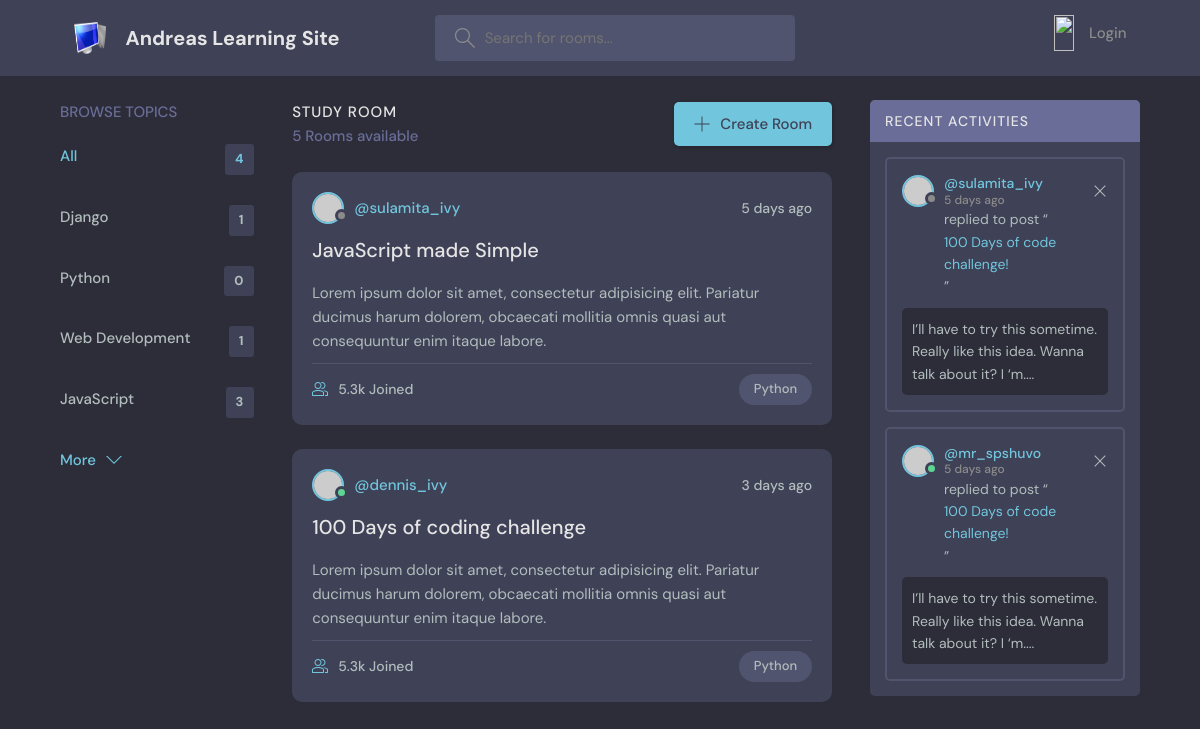
The page / on the database its author committed.
### base/models.py (models this page shows, shortened)
class Topic(models.Model):
    name = models.CharField(max_length =150)

### base/views.py (the view)
# urls.py: path('', views.home, name="home"),
def home(request):
    q = request.GET.get('q') if request.GET.get('q') != None else ''
    rooms = Room.objects.filter(
        Q(topic__name__icontains=q) |
        Q(name__icontains=q) |
        Q(description__icontains=q)
        )
    topics = Topic.objects.all()
    room_count = rooms.count()
    room_messages = Message.objects.filter(Q(room__topic__name__icontains = q))
    context = {'rooms':rooms, 'topics':topics, 'room_count':room_count,'room_messages':room_messages}
    return render( request, 'home.html', context)

### Templates/home.html (shortened to what this page needs)
{% include "main.html" %}
{% block cotent %}
    <main class="layout layout--3">
      <div class="container">
        {% include "topics.html"%}
        <div class="roomList">
          <div class="roomList__header">
            <div>
              <h2>Study Room</h2>
              <p>{{room_count}} Rooms available</p>
            </div>
            <a class="btn btn--main" href="create-room.html">
              <svg version="1.1" xmlns="http://www.w3.org/2000/svg" width="32" height="32" viewBox="0 0 32 32">
                <title>add</title>
                <path
                  d="M16.943 0.943h-1.885v14.115h-14.115v1.885h14.115v14.115h1.885v-14.115h14.115v-1.885h-14.115v-14.115z"
                ></path>
              </svg>
              Create Room
            </a>
          </div>
          <div class="roomListRoom">
            <div class="roomListRoom__header">
              <a href="profile.html" class="roomListRoom__author">
                <div class="avatar avatar--small">
                  <img src="https://randomuser.me/api/portraits/women/11.jpg" />
                </div>
                <span>@sulamita_ivy</span>
              </a>
              <div class="roomListRoom__actions">
                <span>5 days ago</span>
              </div>
            </div>
            <div class="roomListRoom__content">
              <a href="room.html">JavaScript made Simple</a>
              <p>
                Lorem ipsum dolor sit amet, consectetur adipisicing elit. Pariatur ducimus harum dolorem, obcaecati
                mollitia omnis quasi aut consequuntur enim itaque labore.
              </p>
            </div>
            <div class="roomListRoom__meta">
              <a href="room.html" class="roomListRoom__joined">
                5.3k Joined
              </a>
              <p class="roomListRoom__topic">Python</p>
            </div>
          </div>
          <div class="roomListRoom">
            <div class="roomListRoom__header">
              <a href="profile.html" class="roomListRoom__author">
                <div class="avatar avatar--small active">
                  <img src="https://randomuser.me/api/portraits/men/11.jpg" />
                </div>
                <span>@dennis_ivy</span>
              </a>
              <div class="roomListRoom__actions">
                <span>3 days ago</span>
              </div>
            </div>
            <div class="roomListRoom__content">
              <a href="room.html">100 Days of coding challenge</a>
              <p>
                Lorem ipsum dolor sit amet, consectetur adipisicing elit. Pariatur ducimus harum dolorem, obcaecati
                mollitia omnis quasi aut consequuntur enim itaque labore.
              </p>
            </div>
            <div class="roomListRoom__meta">
              <a class="roomListRoom__joined">
                5.3k Joined
              </a>
              <p class="roomListRoom__topic">Python</p>
            </div>
          </div>
        </div>
        <div class="activities">
          <div class="activities__header">
            <h2>Recent Activities</h2>
          </div>
          <div class="activities__box">
            <div class="activities__boxHeader roomListRoom__header">
              <a href="profile.html" class="roomListRoom__author">
                <div class="avatar avatar--small">
                  <img src="https://randomuser.me/api/portraits/women/11.jpg" />
                </div>
                <p>
                  @sulamita_ivy
                  <span>5 days ago</span>
                </p>
              </a>
              <div class="roomListRoom__actions">
                <a href="#">
                  <svg version="1.1" xmlns="http://www.w3.org/2000/svg" width="32" height="32" viewBox="0 0 32 32">
                    <title>remove</title>
                    <path
                      d="M27.314 6.019l-1.333-1.333-9.98 9.981-9.981-9.981-1.333 1.333 9.981 9.981-9.981 9.98 1.333 1.333 9.981-9.98 9.98 9.98 1.333-1.333-9.98-9.98 9.98-9.981z"
                    ></path>
                  </svg>
                </a>
              </div>
            </div>
            <div class="activities__boxContent">
              <p>replied to post “<a href="room.html">100 Days of code challenge!</a>”</p>
              <div class="activities__boxRoomContent">
                I’ll have to try this sometime. Really like this idea. Wanna talk about it? I ‘m....
              </div>
            </div>
          </div>
          <div class="activities__box">
            <div class="activities__boxHeader roomListRoom__header">
              <a href="profile.html" class="roomListRoom__author">
                <div class="avatar avatar--small active">
                  <img src="https://randomuser.me/api/portraits/men/13.jpg" />
                </div>
                <p>
                  @mr_spshuvo
                  <span>5 days ago</span>
                </p>
              </a>
              <div class="roomListRoom__actions">
                <a href="#">
                  <svg version="1.1" xmlns="http://www.w3.org/2000/svg" width="32" height="32" viewBox="0 0 32 32">
                    <title>remove</title>
                    <path
                      d="M27.314 6.019l-1.333-1.333-9.98 9.981-9.981-9.981-1.333 1.333 9.981 9.981-9.981 9.98 1.333 1.333 9.981-9.98 9.98 9.98 1.333-1.333-9.98-9.98 9.98-9.981z"
                    ></path>
                  </svg>
                </a>
              </div>
            </div>
            <div class="activities__boxContent">
              <p>replied to post “<a href="room.html">100 Days of code challenge!</a>”</p>
              <div class="activities__boxRoomContent">
                I’ll have to try this sometime. Really like this idea. Wanna talk about it? I ‘m....
              </div>
            </div>
          </div>
        </div>
      </div>
    </main>
{% endblock %}

### Templates/topics.html
<div class="topics">
    <div class="topics__header">
      <h2>Browse Topics</h2>
    </div>
    <ul class="topics__list">
      <li>
        <a href="{% url 'home' %}" class="active">All <span>{{topics.count}}</span></a>
      </li>
      {% for topic in topics %}
      <li>
        <a href="{% url 'home' %}?q={{topic.name}}">{{topic.name}}<span>{{topic.room_set.all.count}}</span></a>
      </li>
      {% endfor %}
    </ul>
    <a class="btn btn--link" href="topics.html">
      More
      <svg version="1.1" xmlns="http://www.w3.org/2000/svg" width="32" height="32" viewBox="0 0 32 32">
        <title>chevron-down</title>
        <path d="M16 21l-13-13h-3l16 16 16-16h-3l-13 13z"></path>
      </svg>
    </a>
  </div>

### rows shown on the page
Topic: name "Django", room_set.all.count "1"
Topic: name "Python", room_set.all.count "0"
Topic: name "Web Development", room_set.all.count "1"
Topic: name "JavaScript", room_set.all.count "3"

### other values the page prints
{{ topics.count }} "4"
{{ room_count }} "5"
